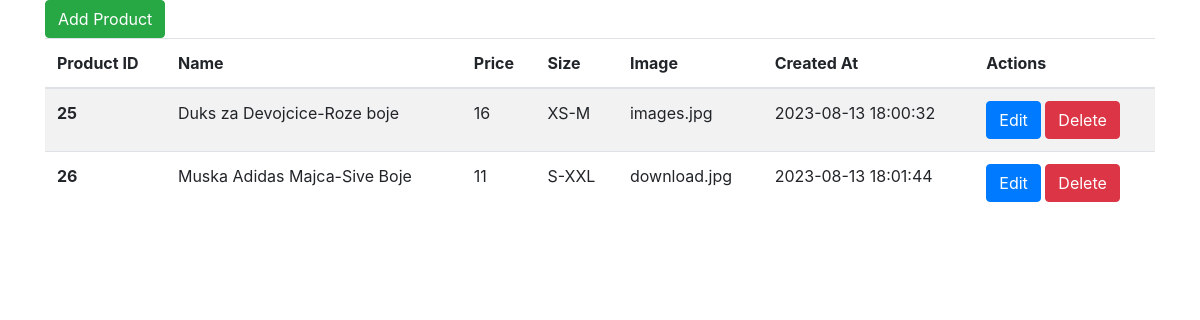
The page /admin/index.php (signed in) on the database its author committed.
### tables this page shows
CREATE TABLE `products` (
  `product_id` int(11) NOT NULL,
  `name` varchar(255) NOT NULL,
  `price` int(11) NOT NULL,
  `size` varchar(255) NOT NULL,
  `image` varchar(255) NOT NULL,
  `created_at` datetime NOT NULL DEFAULT current_timestamp()
);

### app/classes/User.php (called while the page is built, shortened)
<?php
class User {
    protected $conn ;
    public function __construct() {
        global $conn ;
        $this->conn = $conn ;
    }
    public function is_logged() {
        if (isset($_SESSION['user_id'])) {
            return true;
        }
        return false;
    }
    public function is_admin() {
        $sql = "SELECT * FROM users WHERE user_id = ? AND is_admin = 1";
        $stmt = $this->conn->prepare($sql);
        $stmt->bind_param("i", $_SESSION['user_id']);
        $stmt->execute();
        $result = $stmt->get_result();
        if ($result->num_rows > 0) {
            return true;
        }
        return false;
    }
}

### app/classes/Product.php (called while the page is built, shortened)
<?php
class Product {
    public function __construct() {
        global $conn ;
        $this->conn = $conn ;
    }
    public function fetch_all() {
        $sql = "SELECT * FROM products";
        $result = $this->conn->query($sql);
        return $result->fetch_all(MYSQLI_ASSOC);
    }
}

### admin/index.php (the view, shortened to what this page needs)
<?php
require_once "../app/config/config.php" ;
require_once "../app/classes/User.php" ;
require_once "../app/classes/Product.php" ;
$user = new User();
if($user->is_logged() && $user->is_admin()) :
$products = new Product();
$products = $products->fetch_all(MYSQLI_ASSOC);
?>
<!DOCTYPE html>
<html lang="en">
<head>
    <link rel="stylesheet" href="https://stackpath.bootstrapcdn.com/bootstrap/4.3.1/css/bootstrap.min.css">
</head>
<body>
    <div class="container">
        <a href="add_product.php" class="btn btn-success">Add Product</a>
        <table class="table table-striped">
            <thead>
                <tr>
                    <th scope="col">Product ID</th>
                    <th scope="col">Name</th>
                    <th scope="col">Price</th>
                    <th scope="col">Size</th>
                    <th scope="col">Image</th>
                    <th scope="col">Created At</th>
                    <th scope="col">Actions</th>
                </tr>
            </thead>
            <tbody>
                <?php foreach($products as $product) : ?>
                <tr>
                    <th scope="row"><?= $product['product_id']; ?></th>
                    <td><?= $product['name'] ?></td>
                    <td><?= $product['price'] ?></td>
                    <td><?= $product['size'] ?></td>
                    <td><?= $product['image'] ?></td>
                    <td><?= $product['created_at'] ?></td>
                    <td>
                        <a href="edit_product.php?id=<?= $product['product_id'];?>" class="btn btn-primary">Edit</a>
                        <a href="delete_prduct.php?id=<?= $product['product_id'];?>" class="btn btn-danger">Delete</a>
                    </td>
                </tr>
                <?php endforeach; ?>
            </tbody>
        </table>
    </div>
</body>
</html>
<?php endif; ?>

### rows shown on the page
products: product_id "25", name "Duks za Devojcice-Roze boje", price "16", size "XS-M", image "images.jpg", created_at "2023-08-13 18:00:32"
products: product_id "26", name "Muska Adidas Majca-Sive Boje", price "11", size "S-XXL", image "download.jpg", created_at "2023-08-13 18:01:44"
